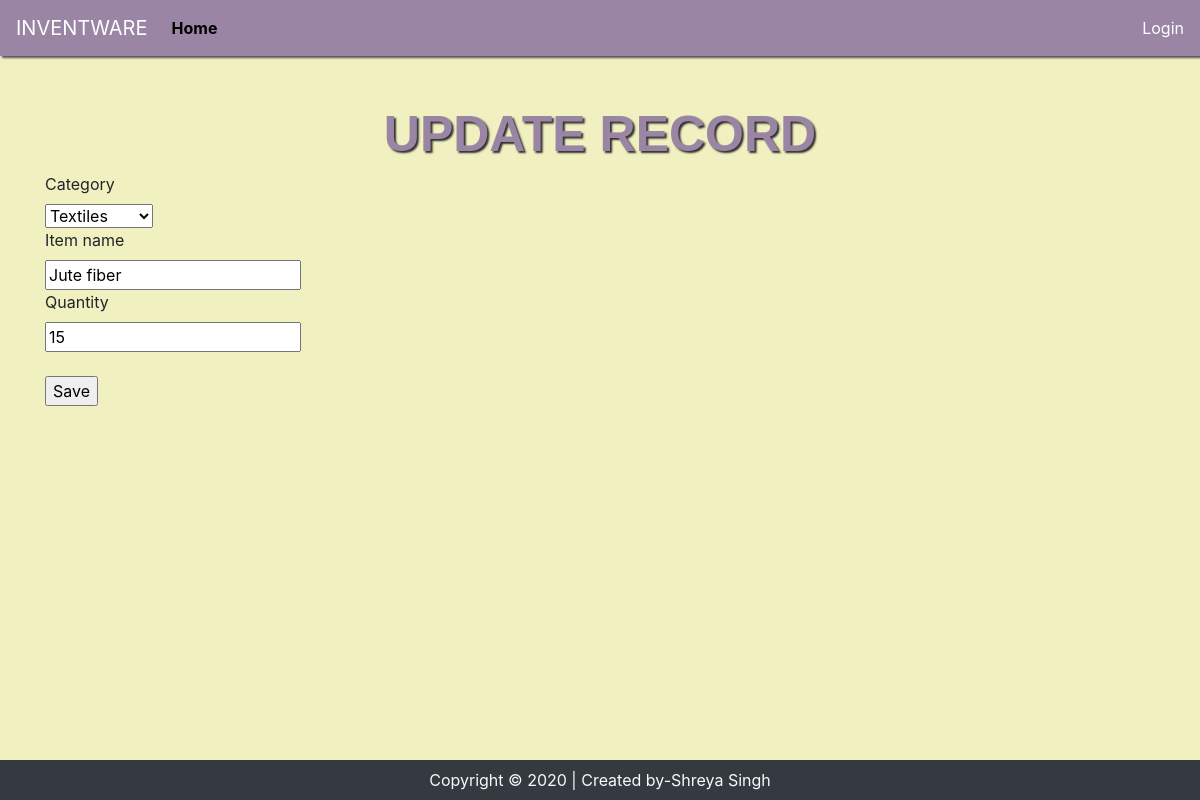
The page /update_items/15/ on the database as committed earlier.
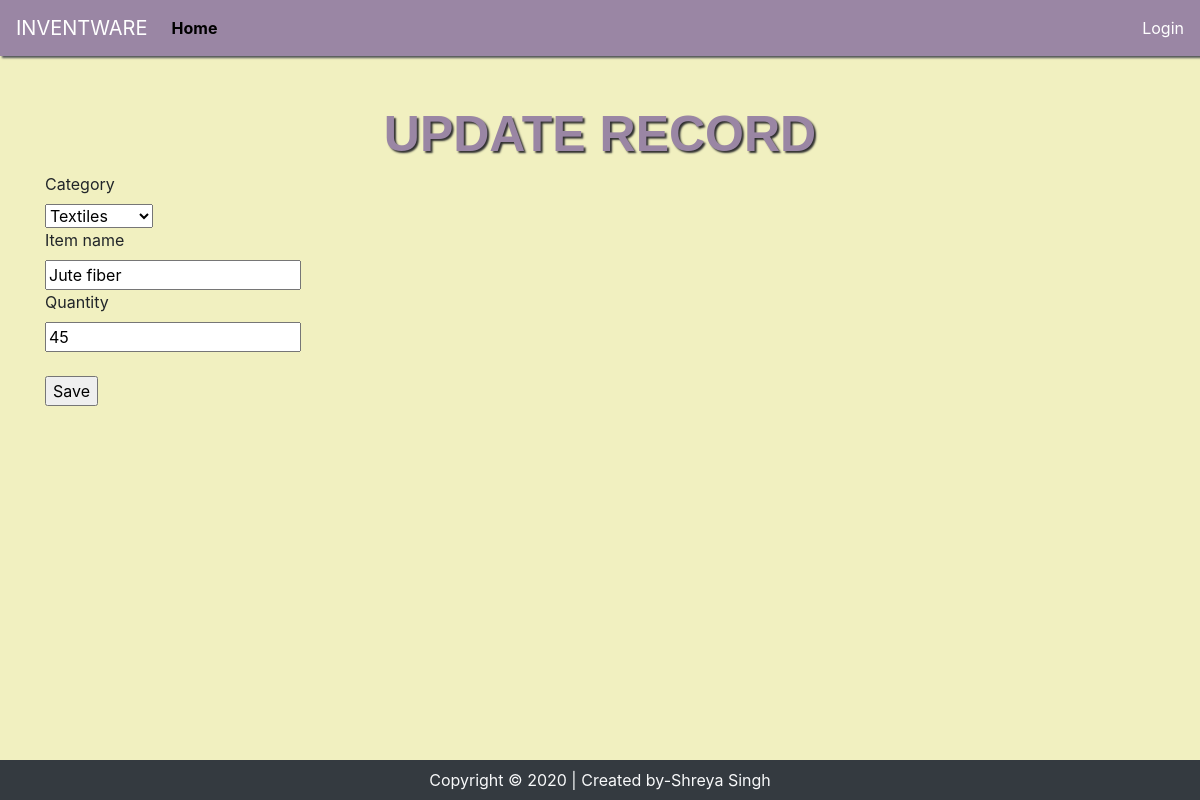
The same page on the database as committed later.
### inventory_mgmt/models.py (models this page shows, shortened)
class Stock(models.Model):
	user = models.ForeignKey(User, related_name='User', on_delete=models.CASCADE,default="")
	category = models.ForeignKey(Category, on_delete=models.CASCADE,blank=True)
	item_name = models.CharField(max_length=50, blank=True, null=True)
	quantity = models.IntegerField(default='0', blank=True, null=True)
	receive_quantity = models.IntegerField(default='0', blank=True, null=True)
	receive_by = models.CharField(max_length=50, blank=True, null=True)
	issue_quantity = models.IntegerField(default='0', blank=True, null=True)
	issue_by = models.CharField(max_length=50, blank=True, null=True)
	issue_to = models.CharField(max_length=50, blank=True, null=True)
	phone_number = models.CharField(max_length=50, blank=True, null=True)
	created_by = models.CharField(max_length=50, blank=True, null=True)
	reorder_level = models.IntegerField(default='0', blank=True, null=True)
	last_updated = models.DateTimeField(auto_now_add=False, auto_now=True)
	timestamp = models.DateTimeField(auto_now=False, auto_now_add=True)

### inventory_mgmt/views.py (the view)
# urls.py: path('update_items/<str:pk>/', views.update_items, name="update_items"),
def update_items(request, pk):
	queryset = Stock.objects.get(id=pk)
	form = StockUpdateForm(instance=queryset)
	if request.method == 'POST':
		form = StockUpdateForm(request.POST, instance=queryset)
		if form.is_valid():
			form.save()
			messages.success(request, 'Updated Successfully')
			return redirect('/list_item')
	context = {
		'form':form
	}
	return render(request, 'update_items.html', context)

### inventory_mgmt/forms.py
class StockUpdateForm(forms.ModelForm):
    class Meta:
      model = Stock
      fields = ['category', 'item_name', 'quantity']

### inventory_mgmt/models.py (called while the page is built)
	def __str__(self):
		return self.name

### inventory_mgmt/templates/update_items.html (shortened to what this page needs)
{% load static %}
{% load crispy_forms_tags %}
<!DOCTYPE html>
<html lang="en">
<head>
  <link rel="stylesheet" href="https://stackpath.bootstrapcdn.com/bootstrap/4.4.1/css/bootstrap.min.css">
  <link href="{% static 'css/style.css' %}" rel="stylesheet">
</head>
<body>
{% include 'navbar.html'%}
<main role="main" class="container mt-5">
      <h2 class="header">UPDATE RECORD</h2>
      <form method='POST' action=''>{% csrf_token %}
		    {{form|crispy}}
        <br>
        <input type="submit" id="sub_button" value='Save'/>
      </form>
</main>
  <footer class="bg-dark text-light position-absolute fixed-bottom">
    <p class="text-center py-2 my-0">
    Copyright &copy; 2020 | Created by-Shreya Singh
  </footer>
</body>
</html>

Rows that differ between the two databases and show on the page:
changed Stock "Textiles": quantity "15" → "45"
